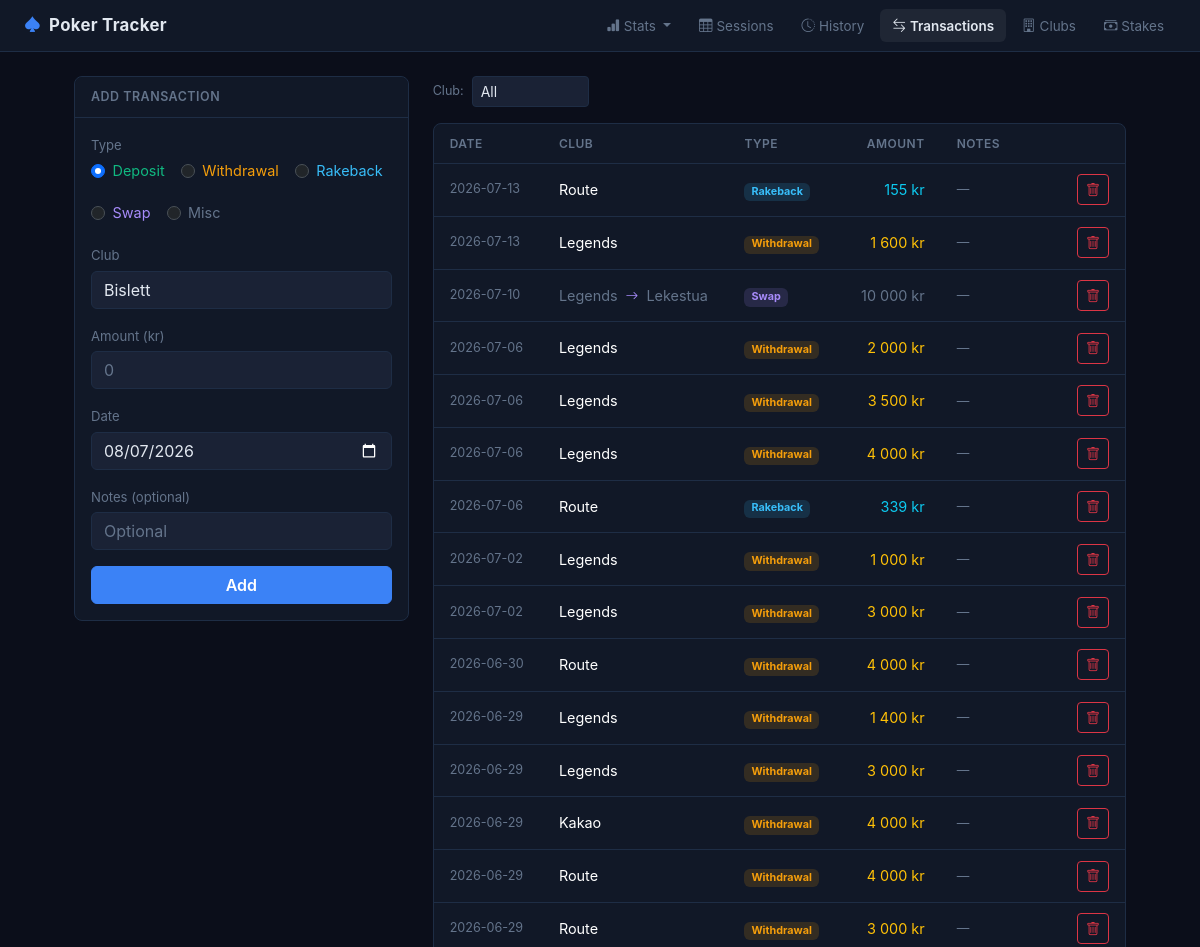
The app's page /transactions (upper part), older data.
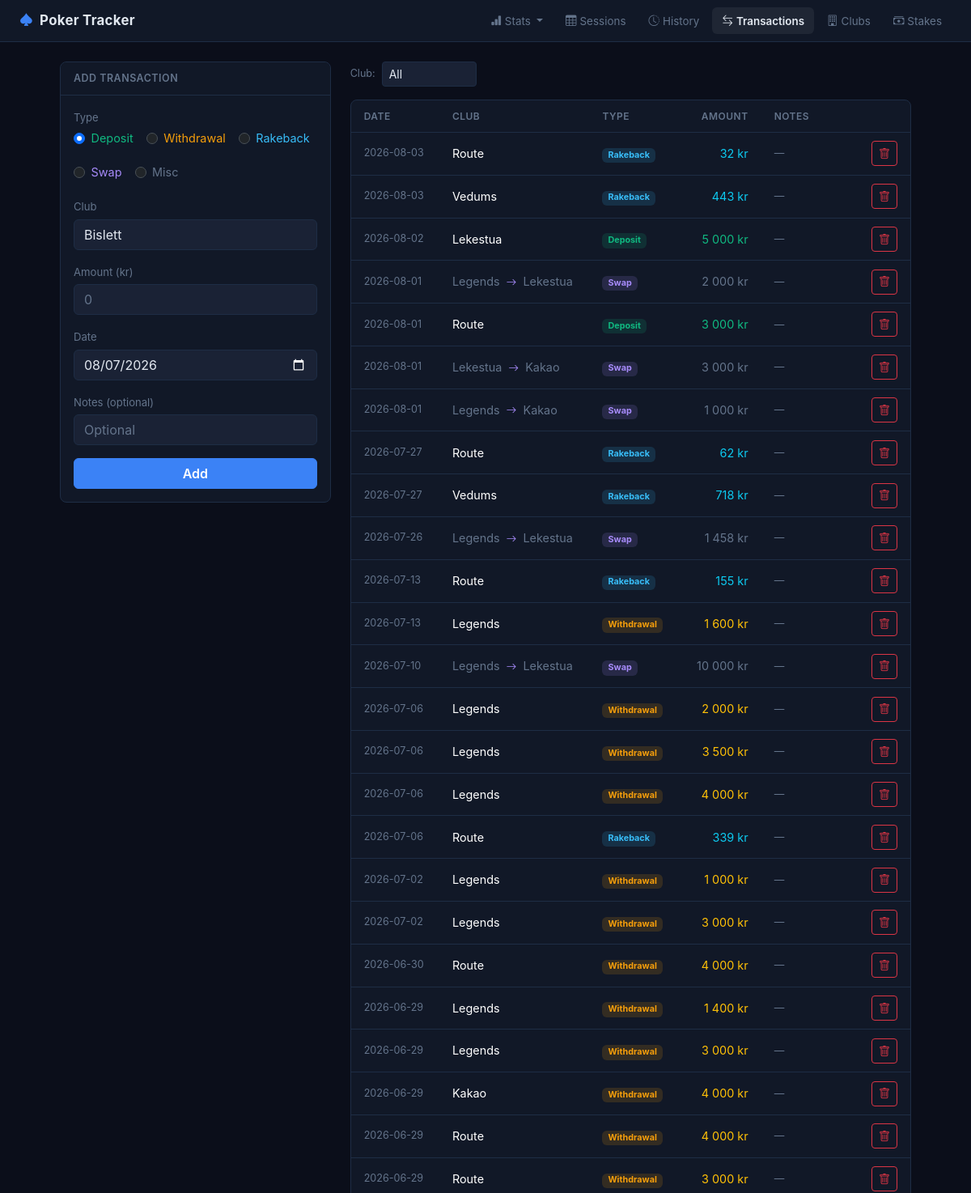
The same page, newer data.
### tables this page shows
CREATE TABLE "transactions" (
                    id INTEGER PRIMARY KEY AUTOINCREMENT,
                    club_id INTEGER NOT NULL REFERENCES clubs(id),
                    to_club_id INTEGER REFERENCES clubs(id),
                    type TEXT NOT NULL CHECK(type IN ('deposit', 'withdrawal', 'rakeback', 'swap', 'misc')),
                    amount REAL NOT NULL,
                    date TEXT NOT NULL,
                    notes TEXT,
                    created_at TEXT DEFAULT (datetime('now'))
                );

CREATE TABLE clubs (
            id INTEGER PRIMARY KEY AUTOINCREMENT,
            name TEXT NOT NULL UNIQUE,
            notes TEXT,
            created_at TEXT DEFAULT (datetime('now'))
        );

### app.py (the view, shortened to what this page needs)
@app.route("/transactions", methods=["GET", "POST"])
def transactions():
    club_id = request.args.get("club_id", type=int)
    db = get_db()
    clubs = db.execute("SELECT * FROM clubs ORDER BY name").fetchall()
    where_parts, params = [], []
    if club_id:
        where_parts.append("(t.club_id = ? OR t.to_club_id = ?)")
        params.extend([club_id, club_id])
    where = ("WHERE " + " AND ".join(where_parts)) if where_parts else ""
    txns = db.execute(f"""
        SELECT t.*, c.name as club_name, tc.name as to_club_name
        FROM transactions t
        JOIN clubs c ON t.club_id = c.id
        LEFT JOIN clubs tc ON t.to_club_id = tc.id
        {where}
        ORDER BY t.date DESC, t.id DESC
    """, params).fetchall()
    today = datetime.now().strftime("%Y-%m-%d")
    return render_template("transactions.html",
        transactions=txns, clubs=clubs,
        selected_club_id=club_id, today=today)

### app.py (called while the page is built)
@app.template_filter("nok")
def nok_filter(value):
    if value is None:
        return "0 kr"
    v = float(value)
    formatted = f"{abs(v):,.0f}".replace(",", " ")
    return f"{'-' if v < 0 else ''}{formatted} kr"

### database.py (called while the page is built)
def get_db():
    if "db" not in g:
        g.db = sqlite3.connect(str(DB_PATH))
        g.db.row_factory = sqlite3.Row
        g.db.execute("PRAGMA foreign_keys = ON")
    return g.db

### templates/transactions.html (shortened to what the changed rows need)
{% extends "base.html" %}
{% block content %}
<div class="row g-4">
    <div class="col-md-8">
        {% if transactions %}
        <div class="card">
            <div class="table-responsive">
                <table class="table table-hover mb-0">
                    <thead>
                        <tr>
                            <th>Date</th>
                            <th>Club</th>
                            <th>Type</th>
                            <th class="text-end">Amount</th>
                            <th>Notes</th>
                            <th class="text-end"></th>
                        </tr>
                    </thead>
                    <tbody>
                        {% for t in transactions %}
                        <tr>
                            <td class="text-muted small" style="white-space:nowrap">{{ t['date'] }}</td>
                            <td>
                                {% if t['type'] == 'swap' %}
                                    <span class="text-muted">{{ t['club_name'] }}</span>
                                    <i class="bi bi-arrow-right mx-1" style="color:#a78bfa;font-size:0.8rem"></i>
                                    <span class="text-muted">{{ t['to_club_name'] or '?' }}</span>
                                {% else %}
                                    {{ t['club_name'] }}
                                {% endif %}
                            </td>
                            <td style="white-space:nowrap">
                                {% if t['type'] == 'deposit' %}
                                    <span class="badge" style="background:rgba(16,185,129,0.15);color:#10b981">Deposit</span>
                                {% elif t['type'] == 'withdrawal' %}
                                    <span class="badge" style="background:rgba(245,158,11,0.15);color:#f59e0b">Withdrawal</span>
                                {% elif t['type'] == 'rakeback' %}
                                    <span class="badge" style="background:rgba(56,189,248,0.15);color:#38bdf8">Rakeback</span>
                                {% elif t['type'] == 'swap' %}
                                    <span class="badge" style="background:rgba(167,139,250,0.15);color:#a78bfa">Swap</span>
                                {% else %}
                                    <span class="badge" style="background:rgba(100,116,139,0.15);color:#64748b">Misc</span>
                                {% endif %}
                            </td>
                            <td class="text-end" style="white-space:nowrap">
                                {% if t['type'] == 'deposit' %}
                                    <span class="text-success">{{ t['amount'] | nok }}</span>
                                {% elif t['type'] == 'withdrawal' %}
                                    <span class="text-warning">{{ t['amount'] | nok }}</span>
                                {% elif t['type'] == 'rakeback' %}
                                    <span class="text-info">{{ t['amount'] | nok }}</span>
                                {% elif t['type'] == 'swap' %}
                                    <span class="text-muted">{{ t['amount'] | nok }}</span>
                                {% else %}
                                    <span class="text-muted">{{ t['amount'] | nok }}</span>
                                {% endif %}
                            </td>
                            <td class="text-muted small">{{ t['notes'] or '—' }}</td>
                            <td class="text-end">
                                <form method="post" action="/transactions/{{ t['id'] }}/delete" class="d-inline"
                                      onsubmit="return confirm('Delete this entry?')">
                                    <button type="submit" class="btn btn-sm btn-outline-danger">
                                        <i class="bi bi-trash"></i>
                                    </button>
                                </form>
                            </td>
                        </tr>
                        {% endfor %}
                    </tbody>
                </table>
            </div>
        </div>
        {% else %}
        <div class="text-center text-muted py-5">No transactions found.</div>
        {% endif %}
    </div>
</div>
{% endblock %}

Row changes from the older to the newer data that the page shows:
added transactions: date "2026-08-03", club_name "Route", type "Rakeback", amount|nok "32 kr", notes "—"
added transactions: date "2026-08-03", club_name "Vedums", type "Rakeback", amount|nok "443 kr", notes "—"
added transactions: date "2026-08-02", club_name "Lekestua", type "Deposit", amount|nok "5 000 kr", notes "—"
added transactions: date "2026-08-01", club_name "Legends", name "Lekestua", type "Swap", amount|nok "2 000 kr", notes "—"
added transactions: date "2026-08-01", club_name "Route", type "Deposit", amount|nok "3 000 kr", notes "—"
added transactions: date "2026-08-01", club_name "Lekestua", name "Kakao", type "Swap", amount|nok "3 000 kr", notes "—"
added transactions: date "2026-08-01", club_name "Legends", name "Kakao", type "Swap", amount|nok "1 000 kr", notes "—"
added transactions: date "2026-07-27", club_name "Route", type "Rakeback", amount|nok "62 kr", notes "—"
added transactions: date "2026-07-27", club_name "Vedums", type "Rakeback", amount|nok "718 kr", notes "—"
added transactions: date "2026-07-26", club_name "Legends", name "Lekestua", type "Swap", amount|nok "1 458 kr", notes "—"
